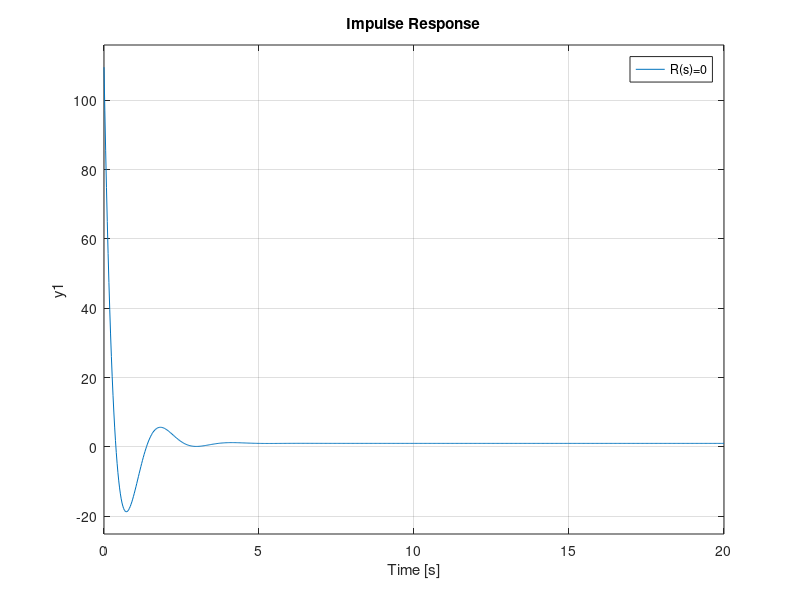

This figure's MATLAB source:
clc
clear all
close all

num0=0.1;
den0=[1 1 0];
Gp=tf(num0,den0);% Vehicle T.F.

num1=10;
den1=[1 5];
Ga=tf(num1,den1);% Actuator T.F.

num2=100;
den2=[1 20 100];
H=tf(num2,den2);% Accelerometer T.F.

Kp=6.23166444170877;% Proportional gain
Ki=0;% Integral gain
Kd=10.9503477881035;% Derivative gain

num3=[Kd Kp Ki];
den3=[1 0];
PID=tf(num3,den3)% PID T.F.

S1D=series(H, PID);
S2D=series(S1D, Ga);
FD=feedback(Gp,S2D);
XD=-FD;%X(s)/D(s)

S1R=series(Ga, PID);
S2D=series(S1R, Gp);
FR=feedback(S2D,H);
XR=FR;%X(s)/R(s)

R=tf(1,[1 0]);%Unit Step R(s)
D=R;%D(s)
SP=XR*R+XD*D;%Superposition to obtainX(s)
E=R-SP;%E(s)
U=E*Ga*PID;%U(s)

step(XD); hold on; step(XR); ; impulse(SP); impulse(U)
legend('R(s)=0','D(s)=0','Combined','U(s)')